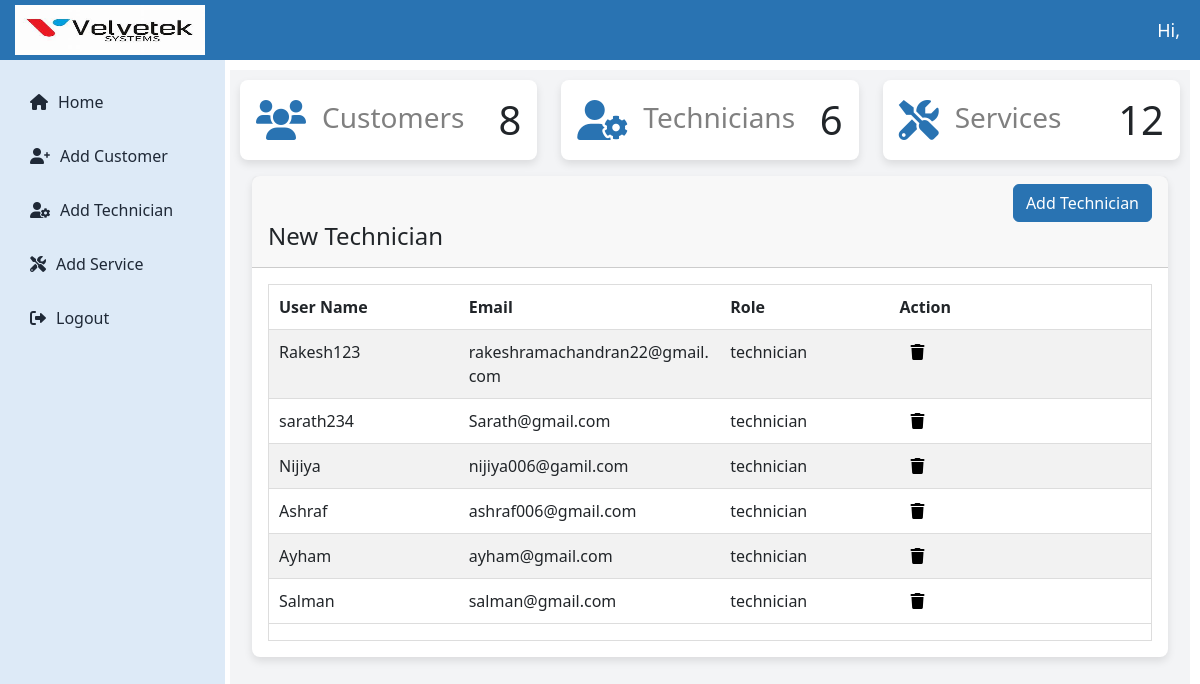
The app's page /velvetekapp/technicians/ with its own data.
### loginapp/models.py (models this page shows, shortened)
class CustomUser(AbstractUser):
    ROLE_CHOICES = (
        ('admin', 'Admin'),
        ('technician', 'Technician'),
        ('user', 'User'),
    )
    role = models.CharField(max_length=20, choices=ROLE_CHOICES, default='user')

### velvetekapp/views.py (the view)
# urls.py: path('technicians/',views.list_technicians, name='list_technicians'),
def list_technicians(request):
    technicians = CustomUser.objects.filter(role='technician')
    customer_count = Customer.objects.count()
    total_services = Apply.objects.count()
    technician_count = CustomUser.objects.filter(role='technician').count()
    context = {
        'technicians': technicians,
        'customer_count': customer_count,
        'total_services': total_services,
        'technician_count': technician_count,
    }
    return render(request, 'list_technicians.html',context)

### templates/list_technicians.html (shortened to what this page needs)
{% extends 'admin_dashboard.html' %}
{% block content %}
<div class="container">
  <div class="page-inner">
    <div class="row">
      <div class="col-md-12">
        <div class="card">
          <div class="card-header">
            <div class="ms-md-auto py-2 py-md-0 text-end">
              <a href="#" onclick="openTechnicianModal()" class="btn btn-primary"> Add Technician </a>
            </div>
            <h4 class="card-title">New Technician</h4>
          </div>
          <div class="card-body">
            <div class="table-responsive" style="max-height: 400px; overflow-x: auto; overflow-y: auto; white-space: nowrap;">
              <table id="basic-datatables" class="display table table-striped table-hover">
              <thead>
                <tr>
                  <th>User Name</th>
                  <th>Email</th>
                  <th>Role</th>
                  <th>Action</th>
                </tr>
              </thead>
              <tbody>
                {% for d in technicians %}
                <tr>
                  <td>{{ d.username }}</td>
                  <td>{{ d.email }}</td>
                  <td>{{ d.role }}</td>
                  <td>
                <form method="post" action="{% url 'delete_technician' d.id %}" style="display:inline-block; margin-left:5px;">
                  <button type="button" class="icon-link delete-icon" title="Delete"
                   data-bs-toggle="modal" data-bs-target="#deleteTechnicianModal{{ d.id }}">
                    <i class="fa fa-trash" aria-hidden="true"></i>
                  </button>
              </form>
                  </td>
                </tr>
                {% endfor %}
              </tbody>
            </table>
          </div>
        </div>
      </div>
    </div>
{% endblock %}

### static/assets/css/admin_dashboard.css (style rules this page uses)
:root { --primary-color: #2973B2; --secondary-color: #F3F4F6; --accent-color: #441172; --text-color: #1F2937; --white: #ffffff; --sidebar-color: #DDEAF7; }
.card { border: none; border-radius: 8px; box-shadow: 0 4px 8px rgba(0, 0, 0, 0.1); transition: transform 0.2s ease, box-shadow 0.2s ease; }
.btn-primary { background-color: var(--primary-color) !important; border-color: var(--primary-color) !important; color: #fff !important; }
.table-responsive { overflow-x: auto; overflow-y: auto; border: 1px solid #ddd; max-height: 485px; height: auto; transition: height 0.3s ease; }
.table { width: 100%; word-wrap: break-word; white-space: normal; table-layout: auto; border-collapse: collapse; }
.table th:nth-child(2), .table td:nth-child(2) { min-width: 100px !important; max-width: 150px !important; }
.table th:nth-child(4), .table td:nth-child(4) { min-width: 150px !important; max-width: 200px !important; }
.table th, .table td { padding: 10px !important; text-align: left !important; border-bottom: 1px solid #ddd !important; border-right: none !important; border-left: none !important; }
.icon-link { color: 2973B2; text-decoration: none; }
.delete-icon { background: none; border: none; cursor: pointer; }

### records on screen
CustomUser: username "Rakesh123", email "rakeshramachandran22@gmail.com", role "technician"
CustomUser: username "sarath234", email "Sarath@gmail.com", role "technician"
CustomUser: username "Nijiya", email "nijiya006@gamil.com", role "technician"
CustomUser: username "Ashraf", email "ashraf006@gmail.com", role "technician"
CustomUser: username "Ayham", email "ayham@gmail.com", role "technician"
CustomUser: username "Salman", email "salman@gmail.com", role "technician"

### other values on screen
{{ customer_count }} "8"
{{ technician_count }} "6"
{{ total_services }} "12"
